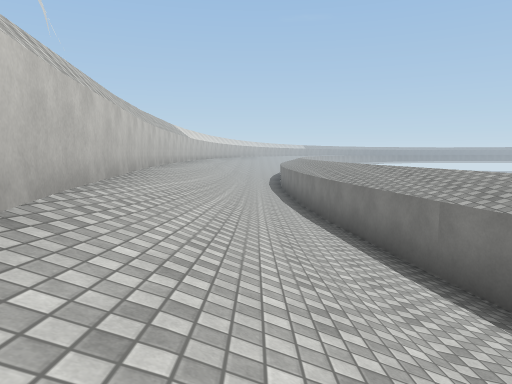
view 1 (above)

16 first-person views from a walk through a scene from a Unity 3-D project. The camera is 1.2 m above the floor, tilts 6° down and sees 70° across. The floor is counted in squares, 2 m on a side. Each view is taken from the middle of a square. On the plan, view 1 faces up. The plan holds only what a view shows up to about 10 squares ahead; the rest is blank. The place goes on beyond the plan. Surface patterns are stand-ins for the level's own textures.

view 2
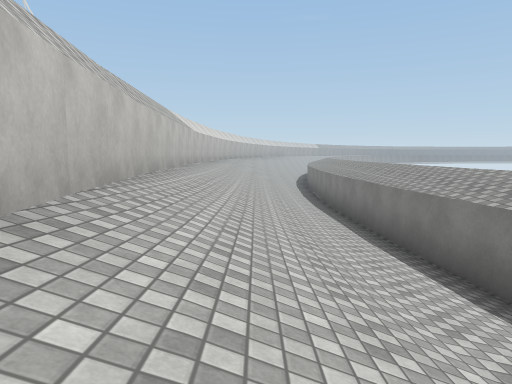

view 3
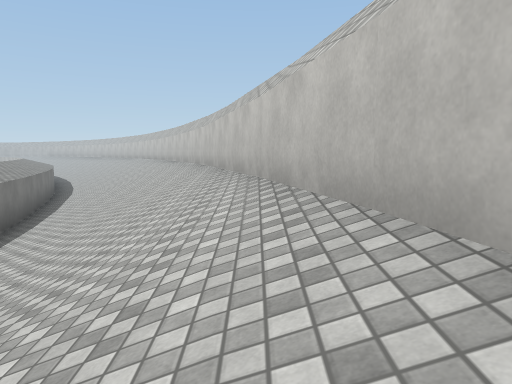

view 4
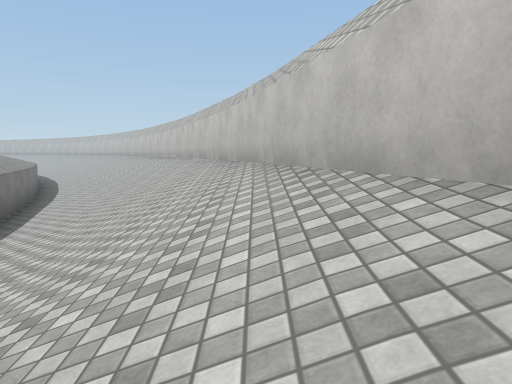

view 5
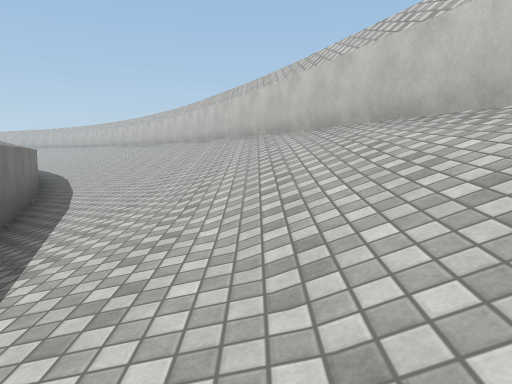

view 6
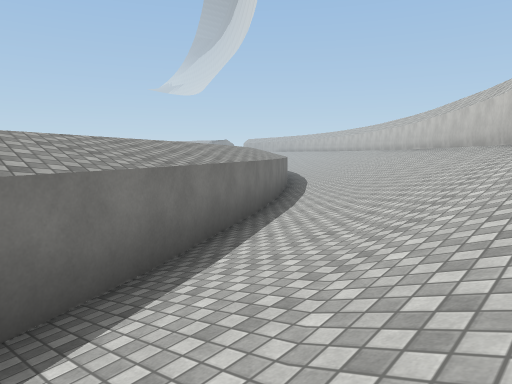

view 7
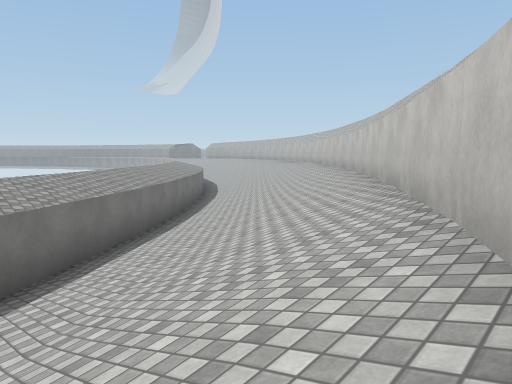

view 8
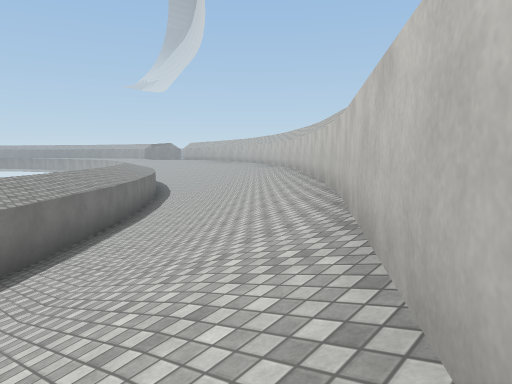

view 9
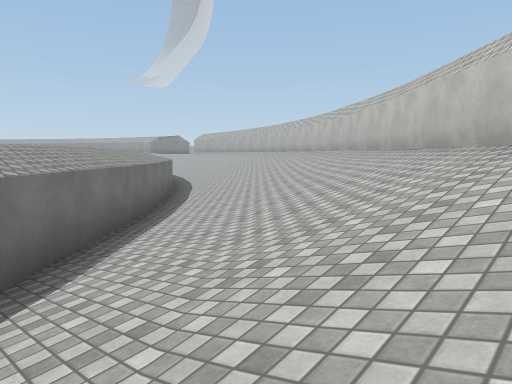

view 10
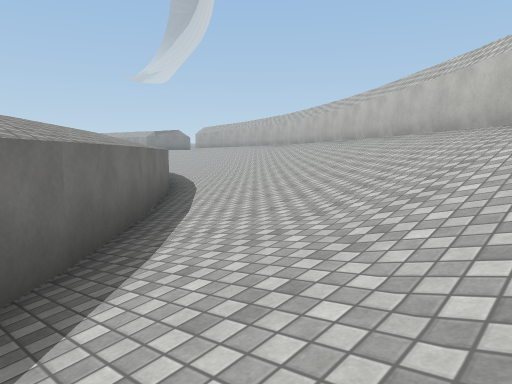

view 11
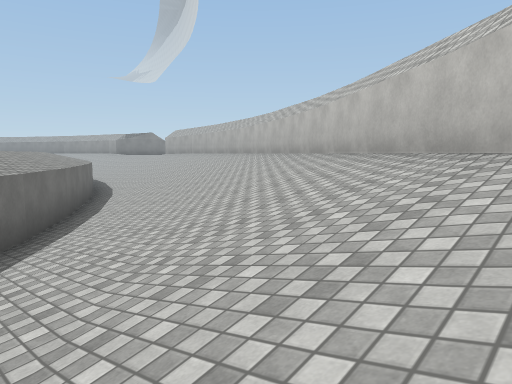

view 12
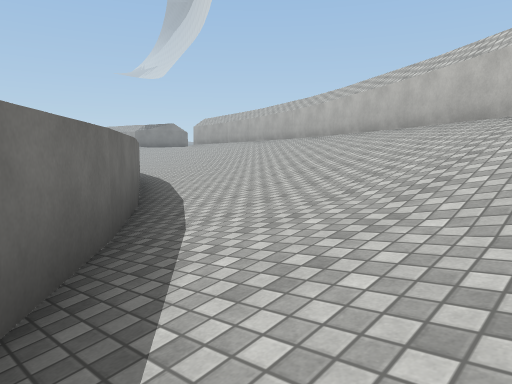

view 13
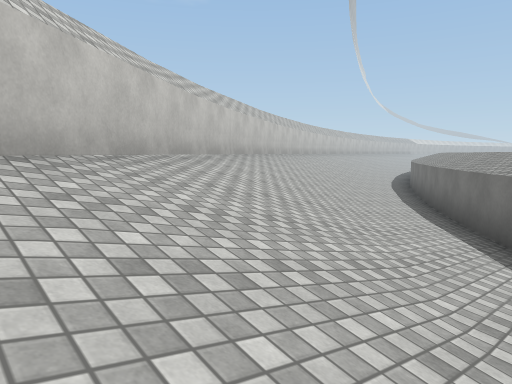

view 14
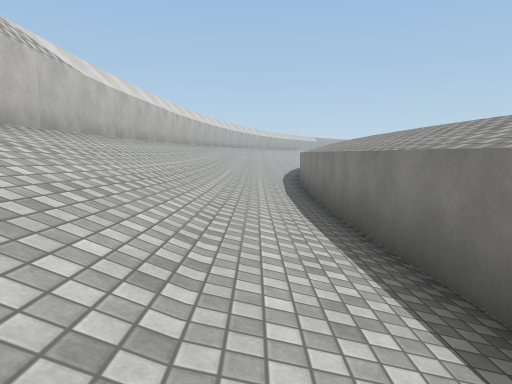

view 15
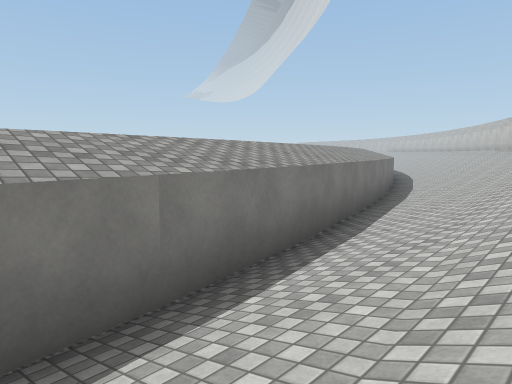

view 16
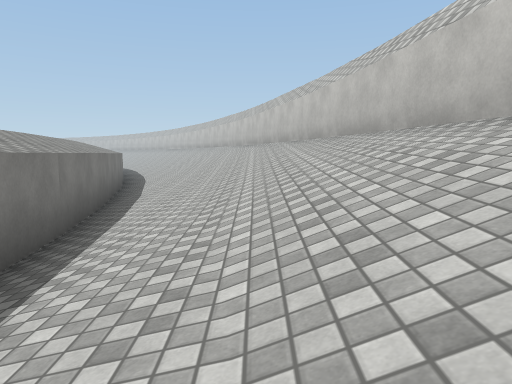

### Floor plan
Key: @ floor where view 1 was taken; # wall or solid block; . main floor; : floor 0.25 m higher than the main floor; - floor 0.25 m lower than the main floor; + floor 0.5 m higher than the main floor; * floor 1.75 m higher than the main floor; % floor 2 m higher than the main floor; & floor 2.25 m higher than the main floor; / step, stairs or slope.
Columns run from 3 left of view 1 to 23 right of it. Each row starts with its distance up from view 1.
 18 #//:#
 17 #//:#
 16 #//:#
 15 #//:##
 14 #//:.#
 13 #//:.#
 12 #*/+.#
 11 #*/+.#
 10 #%/+.#
  9 #%/+.#
  8 #%//.#
  7 ##//:#
  6  #//:##
  5  #//:.#
  4  #//+.#
  3  #//+.#
  2  #///:#
  1  ##//:##
  0   #@/+.#
 -1   #//+.#
 -2   #///:##
 -3   ##//:.#
 -4    #//+.#
 -5    #///:##
 -6    ##//:.#
 -7     #///.##
 -8     #///:.#
 -9     ##//+.##
-10      #///:-#
-11      ##//+.##
-12       #///:.#
-13       ##//+.##
-14         ///:.#
-15         #///:##
-16         #///+.##
-17         ##///:.##
-18          #&///:.#
-19          ##///+:##
-20           ##///+.##
-21            ##///:.##
-22             #////:.##
-23             ##////:.###
-24              ##////:.-##
-25               ##////::.##
-26                ##////+:.###
-27                 ##////+:..#
-28                  ##/////+:.
-29                   ##&////+:
-30                    ###%////
-31                      ##&%//
-32                       ###%*
-33                         ###

Positions as (right, up) in squares from view 1, and headings:
1: (0, 0), facing up
2: (-1, 5), facing up
3: (-1, 5), facing down
4: (0, 2), facing down
5: (3, -3), facing down
6: (4, -8), facing down-right
7: (5, -14), facing down-right
8: (7, -18), facing down-right
9: (10, -19), facing down-right
10: (13, -21), facing down-right
11: (14, -24), facing down-right
12: (17, -24), facing down-right
13: (12, -22), facing up-left
14: (0, 10), facing up
15: (0, 6), facing down-right
16: (0, 9), facing down
